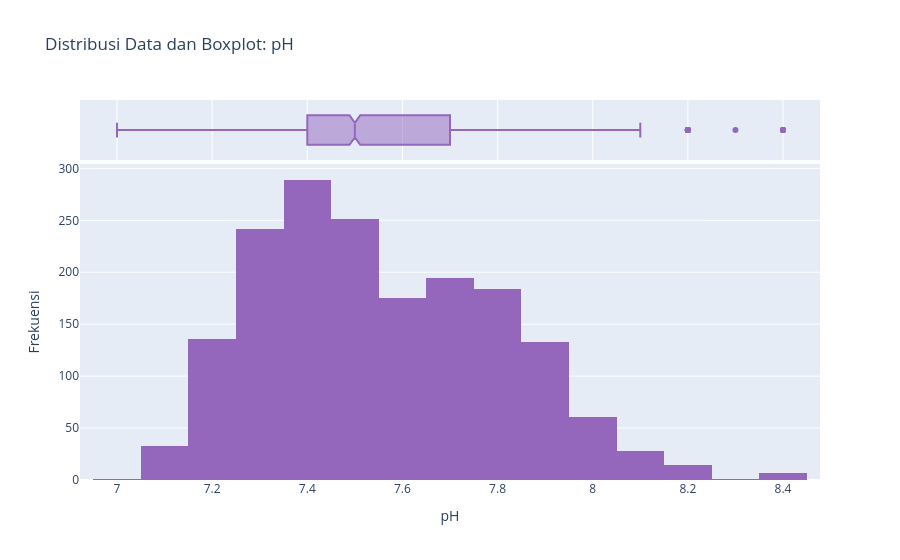

The cell this chart's notebook holds for it:
### Markdown cell above
#### pH

### Code cell
fig_ph = px.histogram(
    df, 
    x="pH", 
    marginal="box", 
    title="Distribusi Data dan Boxplot: pH",
    color_discrete_sequence=['#9467bd']
)
fig_ph.update_layout(yaxis_title="Frekuensi")
fig_ph.show()

### Figure 1 — Plotly figure (JSON) as saved in the notebook; plotly's stock layout.template omitted (floating-point values rounded to 4 significant figures; data arrays with more than 128 entries replaced by an {"elided": "..."} marker saying what was removed)
{"data": [{"alignmentgroup": "True", "bingroup": "x", "hovertemplate": "pH=%{x}<br>count=%{y}<extra></extra>", "legendgroup": "", "marker": {"color": "#9467bd", "pattern": {"shape": ""}}, "name": "", "offsetgroup": "", "orientation": "v", "showlegend": false, "type": "histogram", "x": {"elided": "1773 float values"}, "xaxis": "x", "yaxis": "y"}, {"alignmentgroup": "True", "hovertemplate": "pH=%{x}<extra></extra>", "legendgroup": "", "marker": {"color": "#9467bd"}, "name": "", "notched": true, "offsetgroup": "", "showlegend": false, "type": "box", "x": {"elided": "1773 float values"}, "xaxis": "x2", "yaxis": "y2"}], "layout": {"barmode": "relative", "legend": {"tracegroupgap": 0}, "title": {"text": "Distribusi Data dan Boxplot: pH"}, "xaxis": {"anchor": "y", "domain": [0, 1], "title": {"text": "pH"}}, "xaxis2": {"anchor": "y2", "domain": [0, 1], "matches": "x", "showgrid": true, "showticklabels": false}, "yaxis": {"anchor": "x", "domain": [0, 0.8316], "title": {"text": "Frekuensi"}}, "yaxis2": {"anchor": "x2", "domain": [0.8416, 1], "matches": "y2", "showgrid": false, "showline": false, "showticklabels": false, "ticks": ""}}}
